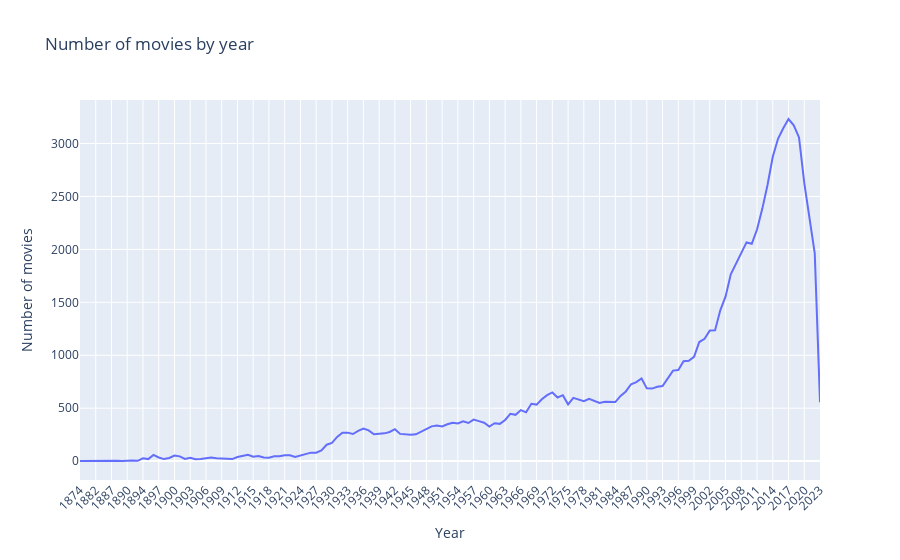

This figure's notebook cell:
### Markdown cell above
d) Gör en plot över årtal och antalet filmer representerade i datasetet.

### Code cell
# Extract year from the title column
df_movies['year'] = df_movies['title'].str.extract(r'\((\d{4})\)')

# Count the number of movies per year
movies_per_year = df_movies['year'].value_counts().sort_index().reset_index()

# Renaming columns in the new DataFrame
movies_per_year.columns = ['Year', 'Number of movies']

fig = px.line(movies_per_year, x='Year', y='Number of movies', 
             labels={'Number of Movies': 'Number of Movies', 'Release Year': 'Release Year'},
             title='Number of movies by year')
fig.update_layout(xaxis_tickangle=-45, xaxis=dict(type='category'))
fig.show()

### Figure 1 — Plotly figure (JSON) as saved in the notebook; plotly's stock layout.template omitted (floating-point values rounded to 4 significant figures; data arrays with more than 128 entries replaced by an {"elided": "..."} marker saying what was removed)
{"data": [{"hovertemplate": "Year=%{x}<br>Number of movies=%{y}<extra></extra>", "legendgroup": "", "line": {"color": "#636efa", "dash": "solid"}, "marker": {"symbol": "circle"}, "mode": "lines", "name": "", "orientation": "v", "showlegend": false, "type": "scatter", "x": {"elided": "142 str values"}, "xaxis": "x", "y": {"elided": "142 int values"}, "yaxis": "y"}], "layout": {"legend": {"tracegroupgap": 0}, "title": {"text": "Number of movies by year"}, "xaxis": {"anchor": "y", "domain": [0, 1], "tickangle": -45, "title": {"text": "Year"}, "type": "category"}, "yaxis": {"anchor": "x", "domain": [0, 1], "title": {"text": "Number of movies"}}}}
